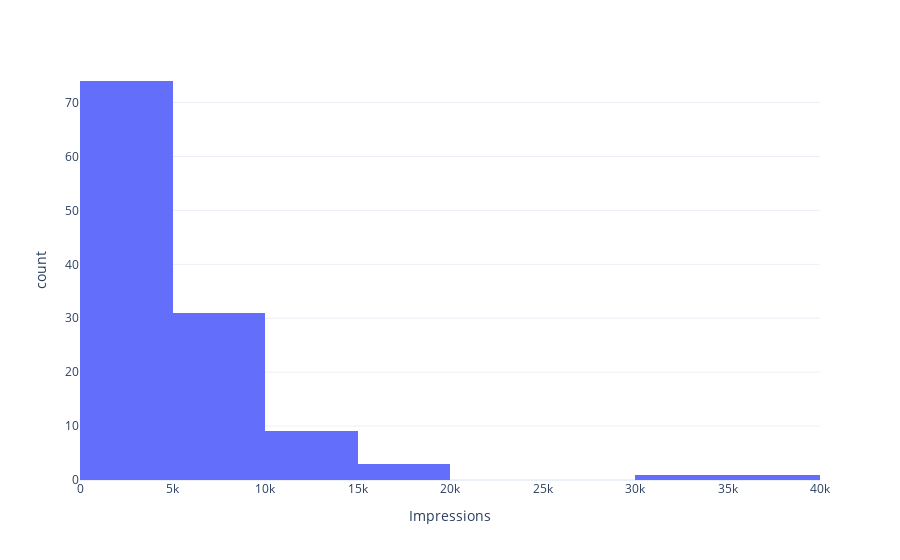

The code cell stored with this chart in its notebook:
### Markdown cell above
Q.4: When you start exploring your data, always start by exploring the main feature of your data. For
example, as we are working on a dataset based on Instagram Reach, we should start by exploring the
feature that contains data about reach. In our data, the Impressions column contains the data about the
reach of an Instagram post. So let’s have a look at the distribution of the Impressions:

### Code cell
#Plot a histogram to visualize the distribution of Impressions across Instagram posts.
#binns describe  the number of bins used to group the data for the histogram. In this case, nbins=9 indicates that the Impressions data will be divided into nine bins
px.histogram(data,x='Impressions',nbins=9)

### Figure 1 — Plotly figure (JSON) as saved in the notebook; plotly's stock layout.template omitted (floating-point values rounded to 4 significant figures)
{"data": [{"alignmentgroup": "True", "bingroup": "x", "hovertemplate": "Impressions=%{x}<br>count=%{y}<extra></extra>", "legendgroup": "", "marker": {"color": "#636efa", "pattern": {"shape": ""}}, "name": "", "nbinsx": 9, "offsetgroup": "", "orientation": "v", "showlegend": false, "type": "histogram", "x": [3920, 5394, 4021, 4528, 2518, 3884, 2621, 3541, 3749, 4115, 2218, 3234, 4344, 3216, 9453, 5055, 4002, 3169, 6168, 2407, 2064, 3973, 7281, 3052, 4628, 4082, 5394, 2766, 3924, 3015, 6666, 3854, 4355, 4343, 6108, 2523, 2327, 3990, 2191, 1941, 16062, 4998, 4289, 3880, 3786, 4298, 3630, 2826, 7407, 10386, 2998, 7018, 2941, 6432, 10667, 3988, 4978, 3388, 4467, 3246, 5072, 6339, 4239, 3454, 7571, 3333, 3818, 10933, 5058, 3601, 3480, 3525, 3606, 5542, 6559, 3623, 10493, 4446, 2957, 5538, 4681, 5273, 5055, 4002, 3169, 6168, 2407, 3630, 2826, 7407, 10386, 2998, 3052, 4628, 4082, 5394, 2766, 3924, 3015, 5409, 5323, 8001, 4150, 4609, 6348, 11068, 7231, 17396, 6814, 17713, 5563, 4842, 11149, 10206, 13700, 5731, 4139, 32695, 36919], "xaxis": "x", "yaxis": "y"}], "layout": {"barmode": "relative", "legend": {"tracegroupgap": 0}, "margin": {"t": 60}, "xaxis": {"anchor": "y", "domain": [0, 1], "title": {"text": "Impressions"}}, "yaxis": {"anchor": "x", "domain": [0, 1], "title": {"text": "count"}}}}
